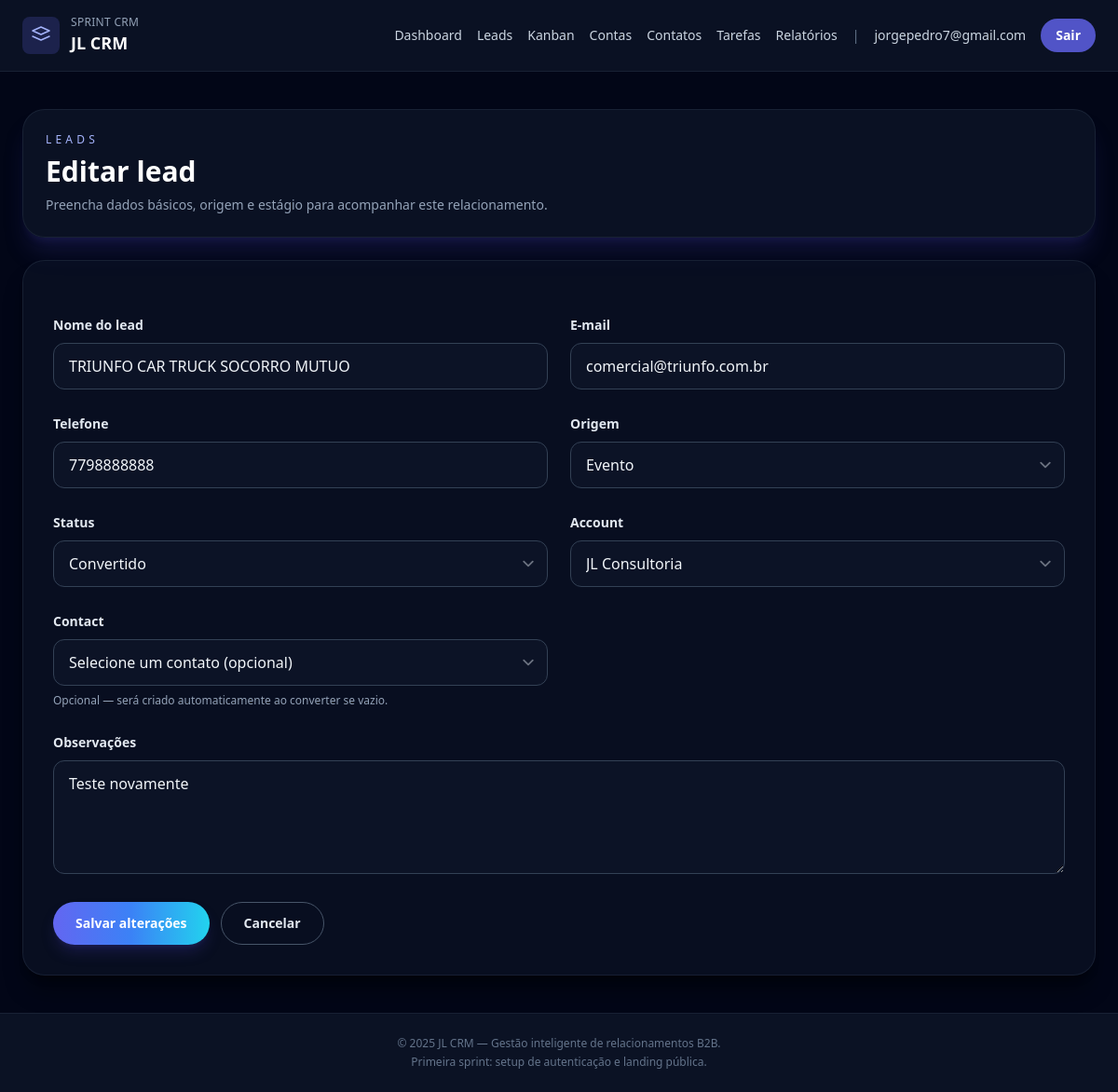
The app's page /leads/7/editar/ (signed in), older data.
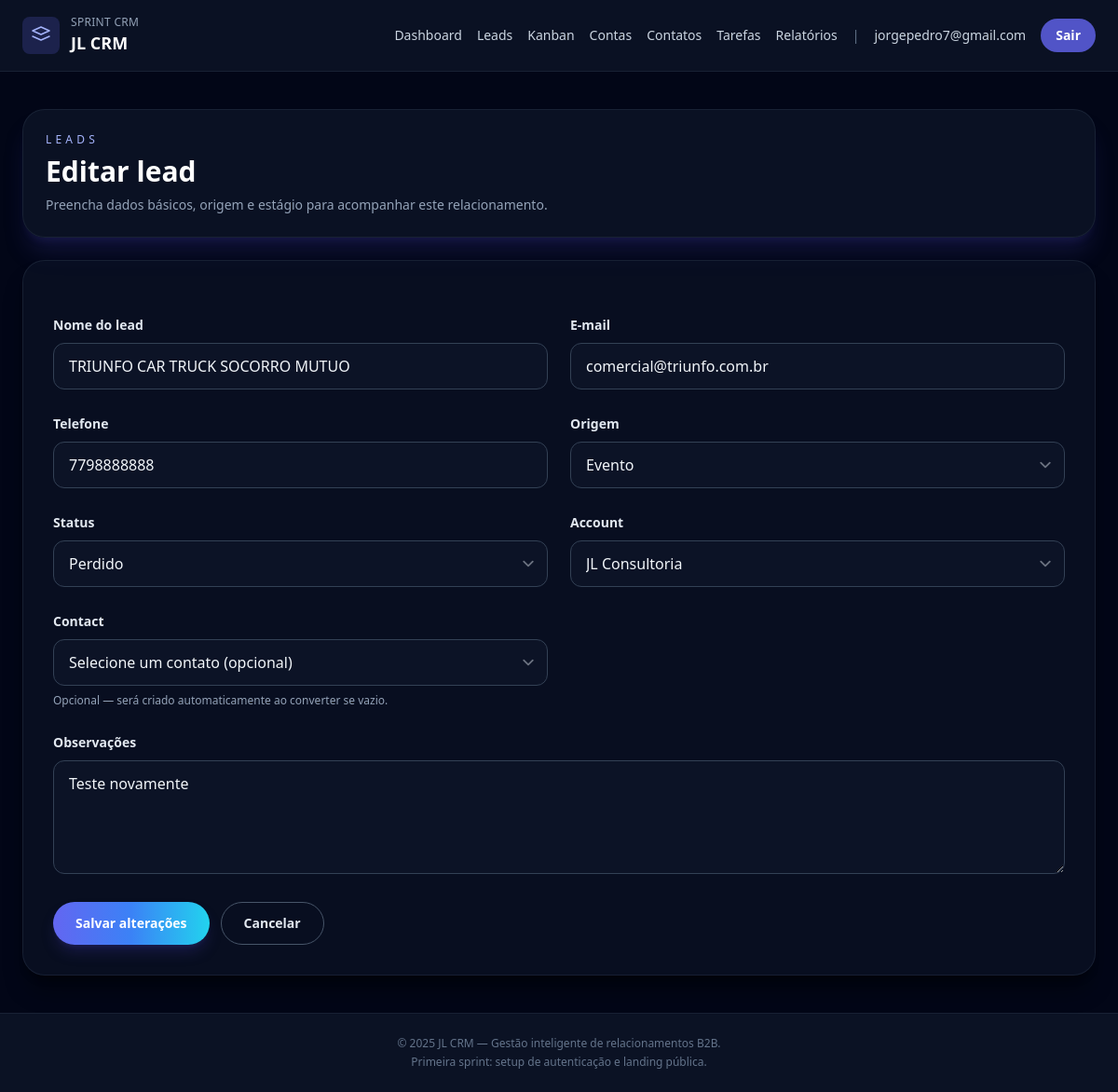
The same page, newer data.
### leads/models.py (models this page shows, shortened)
class Lead(models.Model):
    class Status(models.TextChoices):
        NEW = 'novo', 'Novo'
        QUALIFIED = 'qualificado', 'Qualificado'
        CONVERTED = 'convertido', 'Convertido'
        LOST = 'perdido', 'Perdido'
    class Source(models.TextChoices):
        INBOUND = 'inbound', 'Inbound'
        OUTBOUND = 'outbound', 'Outbound'
        REFERRAL = 'indicacao', 'Indicação'
        EVENT = 'evento', 'Evento'
        OTHER = 'outro', 'Outro'
    owner = models.ForeignKey(
        settings.AUTH_USER_MODEL,
        on_delete=models.CASCADE,
        related_name='leads',
    )
    account = models.ForeignKey(
        'accounts.Account',
        on_delete=models.SET_NULL,
        related_name='leads',
        null=True,
        blank=True,
    )
    contact = models.ForeignKey(
        'contacts.Contact',
        on_delete=models.SET_NULL,
        related_name='leads',
        null=True,
        blank=True,
    )
    name = models.CharField('Nome do lead', max_length=150)
    email = models.EmailField('E-mail')
    phone = models.CharField('Telefone', max_length=20, blank=True)
    source = models.CharField(
        'Origem',
        max_length=20,
        choices=Source.choices,
        default=Source.INBOUND,
    )
    status = models.CharField(
        'Status',
        max_length=20,
        choices=Status.choices,
        default=Status.NEW,
    )
    notes = models.TextField('Observações', blank=True)
    position = models.PositiveIntegerField('Posição', default=0)
    created_at = models.DateTimeField('Criado em', auto_now_add=True)
    updated_at = models.DateTimeField('Atualizado em', auto_now=True)
    class Meta:
        ordering = ['-created_at']
        verbose_name = 'Lead'
        verbose_name_plural = 'Leads'
        unique_together = ('owner', 'email')

### leads/views.py (the view)
# urls.py: path('<int:pk>/editar/', LeadUpdateView.as_view(), name='update'),
class LeadUpdateView(SuccessMessageMixin, LeadFormMixin, UpdateView):
    template_name = 'leads/lead_form.html'
    success_message = 'Lead atualizado com sucesso.'

### accounts/models.py (called while the page is built)
    def __str__(self):
        return self.name

### contacts/models.py (called while the page is built)
    def __str__(self):
        return f'{self.name} ({self.account.name})'

### leads/views.py (called while the page is built)
    def get_queryset(self):
        return (
            Lead.objects.filter(owner=self.request.user)
            .select_related('account', 'contact')
            .order_by('-created_at')
        )

    def get_form_kwargs(self):
        kwargs = super().get_form_kwargs()
        kwargs['user'] = self.request.user
        return kwargs

### templates/leads/lead_form.html (shortened to what this page needs)
{% extends 'base.html' %}
{% block content %}
<section class="space-y-6">
    <header class="rounded-3xl border border-slate-800/70 bg-slate-900/70 p-6 shadow-xl shadow-indigo-900/30">
        <p class="text-xs uppercase tracking-[0.35em] text-indigo-300">Leads</p>
        <h1 class="mt-2 text-3xl font-semibold text-white">
            {% if form.instance.pk %}Editar lead{% else %}Novo lead{% endif %}
        </h1>
        <p class="mt-2 text-sm text-slate-400">Preencha dados básicos, origem e estágio para acompanhar este relacionamento.</p>
    </header>
    <form method="post" class="space-y-6 rounded-3xl border border-slate-800/70 bg-slate-900/50 p-8 shadow-xl shadow-black/40">
        <div class="grid gap-6 md:grid-cols-2">
            {% for field in form %}
                <div class="space-y-2 {% if field.name == 'notes' %}md:col-span-2{% endif %}">
                    <label for="{{ field.id_for_label }}" class="text-sm font-semibold text-slate-200">{{ field.label }}</label>
                    {{ field }}
                    {% if field.help_text %}
                        <p class="text-xs text-slate-400">{{ field.help_text }}</p>
                    {% endif %}
                </div>
            {% endfor %}
        </div>
        <div class="flex flex-wrap gap-3">
            <button type="submit" class="rounded-full bg-gradient-to-r from-indigo-500 via-blue-500 to-cyan-400 px-6 py-3 text-sm font-semibold text-white shadow-lg shadow-indigo-900/40 transition hover:opacity-90">
                {% if form.instance.pk %}Salvar alterações{% else %}Cadastrar lead{% endif %}
            </button>
            <a href="{% url 'leads:list' %}" class="rounded-full border border-slate-600 px-6 py-3 text-sm font-semibold text-slate-200 transition hover:border-indigo-400">Cancelar</a>
        </div>
    </form>
</section>
{% endblock %}

Row changes from the older to the newer data that the page shows:
changed Lead "TRIUNFO CAR TRUCK SOCORRO MUTUO": status "Convertido" → "Perdido"
